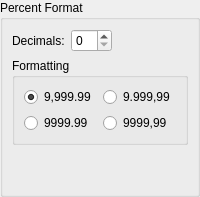
                <widget class="QWidget" name="page_15">
                 <layout class="QVBoxLayout" name="verticalLayout_26">
                  <property name="leftMargin">
                   <number>0</number>
                  </property>
                  <property name="topMargin">
                   <number>0</number>
                  </property>
                  <property name="rightMargin">
                   <number>0</number>
                  </property>
                  <property name="bottomMargin">
                   <number>0</number>
                  </property>
                  <item>
                   <widget class="QGroupBox" name="PercGroup">
                    <property name="title">
                     <string>Percent Format</string>
                    </property>
                    <layout class="QVBoxLayout" name="verticalLayout_27">
                     <item>
                      <layout class="QHBoxLayout" name="horizontalLayout_15">
                       <item>
                        <widget class="QLabel" name="label_24">
                         <property name="text">
                          <string>Decimals:</string>
                         </property>
                        </widget>
                       </item>
                       <item>
                        <widget class="QSpinBox" name="Decim2">
                         <property name="minimum">
                          <number>0</number>
                         </property>
                         <property name="maximum">
                          <number>12</number>
                         </property>
                        </widget>
                       </item>
                       <item>
                        <spacer name="horizontalSpacer_5">
                         <property name="orientation">
                          <enum>Qt::Horizontal</enum>
                         </property>
                         <property name="sizeHint" stdset="0">
                          <size>
                           <width>40</width>
                           <height>20</height>
                          </size>
                         </property>
                        </spacer>
                       </item>
                      </layout>
                     </item>
                     <item>
                      <widget class="QGroupBox" name="NumGroup2a">
                       <property name="title">
                        <string>Formatting</string>
                       </property>
                       <layout class="QGridLayout" name="gridLayout_8">
                        <item row="0" column="0">
                         <widget class="QRadioButton" name="Format0a">
                          <property name="text">
                           <string notr="true">9,999.99</string>
                          </property>
                          <property name="checked">
                           <bool>true</bool>
                          </property>
                         </widget>
                        </item>
                        <item row="0" column="1">
                         <widget class="QRadioButton" name="Format2a">
                          <property name="text">
                           <string notr="true">9.999,99</string>
                          </property>
                         </widget>
                        </item>
                        <item row="1" column="0">
                         <widget class="QRadioButton" name="Format1a">
                          <property name="text">
                           <string notr="true">9999.99</string>
                          </property>
                         </widget>
                        </item>
                        <item row="1" column="1">
                         <widget class="QRadioButton" name="Format3a">
                          <property name="text">
                           <string notr="true">9999,99</string>
                          </property>
                         </widget>
                        </item>
                       </layout>
                      </widget>
                     </item>
                     <item>
                      <spacer name="verticalSpacer_7">
                       <property name="orientation">
                        <enum>Qt::Vertical</enum>
                       </property>
                       <property name="sizeHint" stdset="0">
                        <size>
                         <width>20</width>
                         <height>40</height>
                        </size>
                       </property>
                      </spacer>
                     </item>
                    </layout>
                   </widget>
                  </item>
                 </layout>
                </widget>
